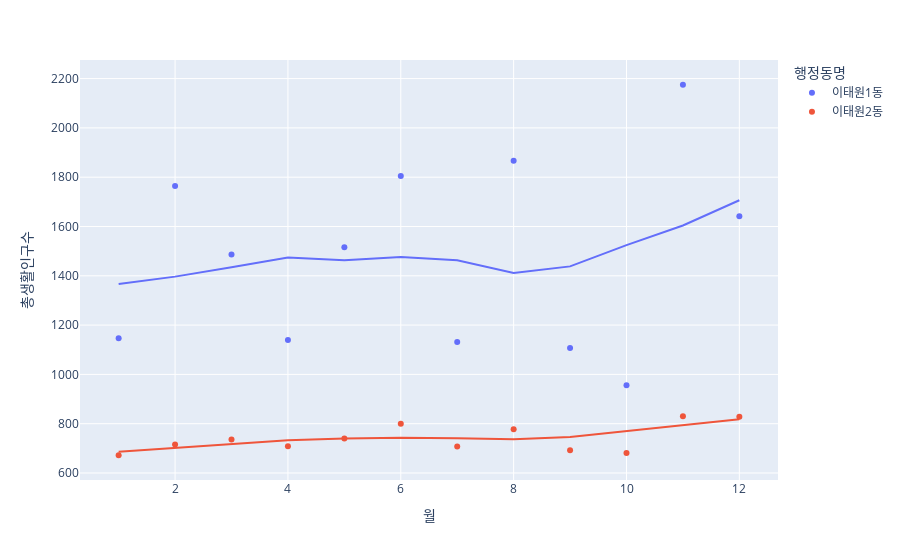

The notebook cell this image was saved under:
### Code cell
fig = px.scatter(sub_query,
                x='월', y='총생활인구수',# size="공실률",
                color='행정동명',trendline="lowess"#,# hover_name='country',
                 )
fig.show()

### Figure 1 — Plotly figure (JSON) as saved in the notebook; plotly's stock layout.template omitted (floating-point values rounded to 4 significant figures)
{"data": [{"hovertemplate": "행정동명=이태원1동<br>월=%{x}<br>총생활인구수=%{y}<extra></extra>", "legendgroup": "이태원1동", "marker": {"color": "#636efa", "symbol": "circle"}, "mode": "markers", "name": "이태원1동", "orientation": "v", "showlegend": true, "type": "scatter", "x": [1, 2, 3, 4, 5, 6, 7, 8, 9, 10, 11, 12], "xaxis": "x", "y": [1147, 1764, 1486, 1140, 1516, 1805, 1131, 1867, 1107, 956, 2175, 1642], "yaxis": "y"}, {"hovertemplate": "<b>LOWESS trendline</b><br><br>행정동명=이태원1동<br>월=%{x}<br>총생활인구수=%{y} <b>(trend)</b><extra></extra>", "legendgroup": "이태원1동", "marker": {"color": "#636efa", "symbol": "circle"}, "mode": "lines", "name": "이태원1동", "showlegend": false, "type": "scatter", "x": [1, 2, 3, 4, 5, 6, 7, 8, 9, 10, 11, 12], "xaxis": "x", "y": [1366.0, 1397.0, 1435.0, 1475.0, 1463.0, 1476.0, 1463.0, 1412.0, 1438.0, 1524.0, 1604.0, 1706.0], "yaxis": "y"}, {"hovertemplate": "행정동명=이태원2동<br>월=%{x}<br>총생활인구수=%{y}<extra></extra>", "legendgroup": "이태원2동", "marker": {"color": "#EF553B", "symbol": "circle"}, "mode": "markers", "name": "이태원2동", "orientation": "v", "showlegend": true, "type": "scatter", "x": [1, 2, 3, 4, 5, 6, 7, 8, 9, 10, 11, 12], "xaxis": "x", "y": [672, 716, 736, 709, 740, 800, 707, 777, 692, 681, 830, 828], "yaxis": "y"}, {"hovertemplate": "<b>LOWESS trendline</b><br><br>행정동명=이태원2동<br>월=%{x}<br>총생활인구수=%{y} <b>(trend)</b><extra></extra>", "legendgroup": "이태원2동", "marker": {"color": "#EF553B", "symbol": "circle"}, "mode": "lines", "name": "이태원2동", "showlegend": false, "type": "scatter", "x": [1, 2, 3, 4, 5, 6, 7, 8, 9, 10, 11, 12], "xaxis": "x", "y": [686.7, 701.9, 717.1, 732.5, 739.5, 743.2, 741.4, 737.0, 746.5, 769.7, 792.3, 818.3], "yaxis": "y"}], "layout": {"legend": {"title": {"text": "행정동명"}, "tracegroupgap": 0}, "margin": {"t": 60}, "xaxis": {"anchor": "y", "domain": [0, 1], "title": {"text": "월"}}, "yaxis": {"anchor": "x", "domain": [0, 1], "title": {"text": "총생활인구수"}}}}
